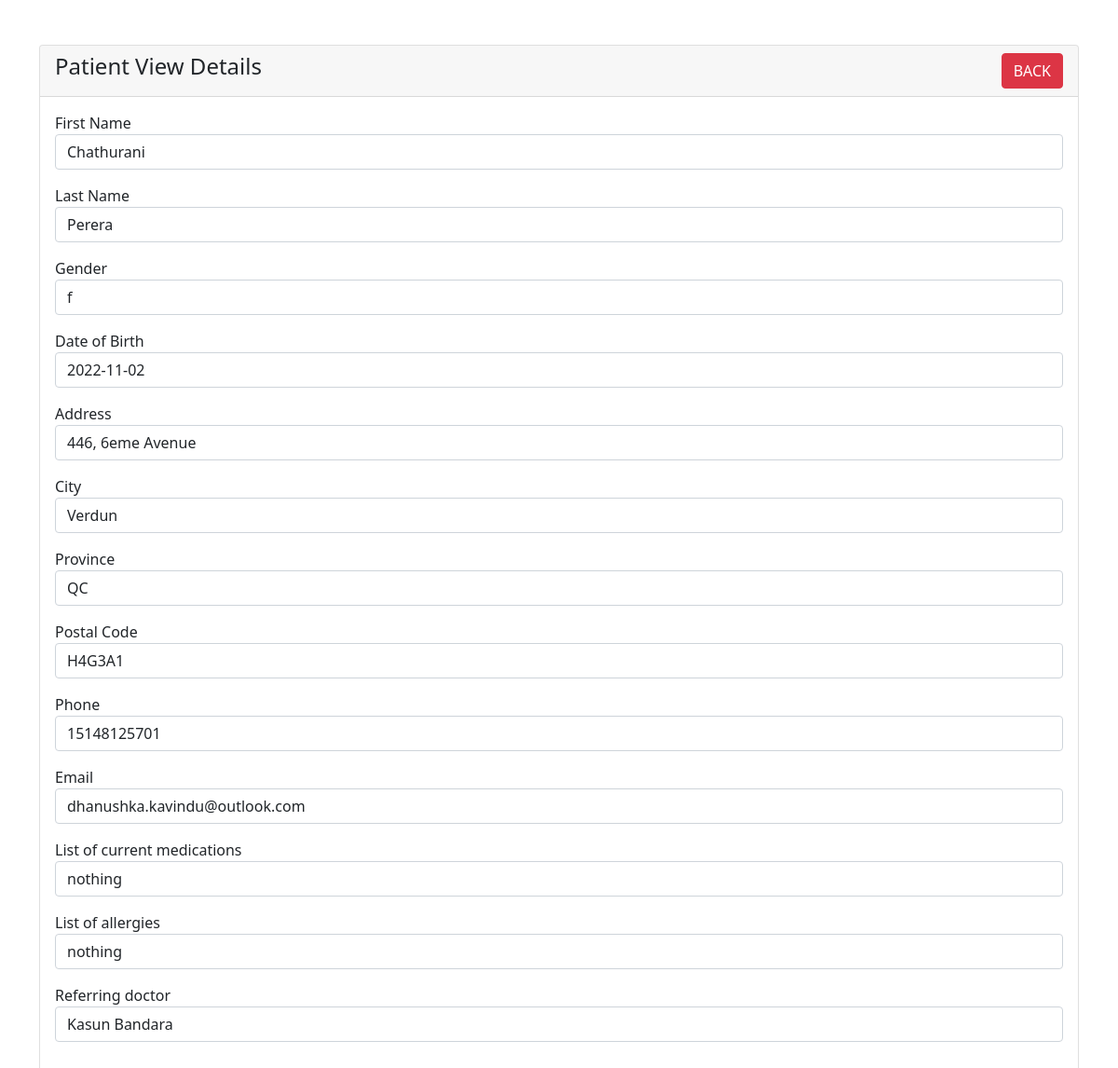
Page /patient-view.php?id=27 on the committed database.
### tables this page shows
CREATE TABLE `patients` (
  `id` int(6) NOT NULL,
  `fname` varchar(100) NOT NULL,
  `lname` varchar(100) NOT NULL,
  `gender` enum('m','f','o') NOT NULL,
  `dob` date NOT NULL,
  `address` varchar(200) NOT NULL,
  `city` varchar(100) NOT NULL,
  `province` enum('AB','BC','MB','NB','NL','NT','NS','NU','ON','PE','QC','SK','YT') NOT NULL,
  `pcode` varchar(100) NOT NULL,
  `phone` varchar(191) NOT NULL,
  `email` varchar(191) NOT NULL,
  `currentmed` varchar(200) NOT NULL,
  `allergies` varchar(200) NOT NULL,
  `refdoctor` varchar(200) NOT NULL
);

### patient-view.php (the view, shortened to what this page needs)
<?php
require 'dbcon.php';
?>
<!doctype html>
<html lang="en">
  <head>
    <link href="https://cdn.jsdelivr.net/npm/bootstrap@5.1.3/dist/css/bootstrap.min.css" rel="stylesheet">
</head>
<body>
    <div class="container mt-5">
        <div class="row">
            <div class="col-md-12">
                <div class="card">
                    <div class="card-header">
                        <h4>Patient View Details
                            <a href="index.php" class="btn btn-danger float-end">BACK</a>
                        </h4>
                    </div>
                    <div class="card-body">
                        <?php
                        if(isset($_GET['id']))
                        {
                            $patient_id = mysqli_real_escape_string($con, $_GET['id']);
                            $query = "SELECT * FROM patients WHERE id='$patient_id' ";
                            $query_run = mysqli_query($con, $query);
                            if(mysqli_num_rows($query_run) > 0)
                            {
                                $patient = mysqli_fetch_array($query_run);
                                ?>
                                    <div class="mb-3">
                                        <label>First Name</label>
                                        <p class="form-control">
                                            <?=$patient['fname'];?>
                                        </p>
                                    </div>
                                    <div class="mb-3">
                                        <label>Last Name</label>
                                        <p class="form-control">
                                            <?=$patient['lname'];?>
                                        </p>
                                    </div>
                                    <div class="mb-3">
                                        <label>Gender</label>
                                        <p class="form-control">
                                            <?=$patient['gender'];?>
                                        </p>
                                    </div>
                                    <div class="mb-3">
                                        <label>Date of Birth</label>
                                        <p class="form-control">
                                            <?=$patient['dob'];?>
                                        </p>
                                    </div>
                                    <div class="mb-3">
                                        <label>Address</label>
                                        <p class="form-control">
                                            <?=$patient['address'];?>
                                        </p>
                                    </div>
                                    <div class="mb-3">
                                        <label>City</label>
                                        <p class="form-control">
                                            <?=$patient['city'];?>
                                        </p>
                                    </div>
                                    <div class="mb-3">
                                        <label>Province</label>
                                        <p class="form-control">
                                            <?=$patient['province'];?>
                                        </p>
                                    </div>
                                    <div class="mb-3">
                                        <label>Postal Code</label>
                                        <p class="form-control">
                                            <?=$patient['pcode'];?>
                                        </p>
                                    </div>
                                    <div class="mb-3">
                                        <label>Phone</label>
                                        <p class="form-control">
                                            <?=$patient['phone'];?>
                                        </p>
                                    </div>
                                    <div class="mb-3">
                                        <label>Email</label>
                                        <p class="form-control">
                                            <?=$patient['email'];?>
                                        </p>
                                    </div>
                                    <div class="mb-3">
                                        <label>List of current medications</label>
                                        <p class="form-control">
                                            <?=$patient['currentmed'];?>
                                        </p>
                                    </div>
                                    <div class="mb-3">
                                        <label>List of allergies</label>
                                        <p class="form-control">
                                            <?=$patient['allergies'];?>
                                        </p>
                                    </div>
                                    <div class="mb-3">
                                        <label>Referring doctor</label>
                                        <p class="form-control">
                                            <?=$patient['refdoctor'];?>
                                        </p>
                                    </div>
                                <?php
                            }
                            else
                            {
                                echo "<h4>No Such Id Found</h4>";
                            }
                        }
                        ?>
                    </div>
                </div>
            </div>
        </div>
    </div>

### rows in the picture
patients: fname "Chathurani", lname "Perera", gender "f", dob "2022-11-02", address "446, 6eme Avenue", city "Verdun", province "QC", pcode "H4G3A1", phone "15148125701", email "dhanushka.kavindu@outlook.com", currentmed "nothing", allergies "nothing", refdoctor "Kasun Bandara"
